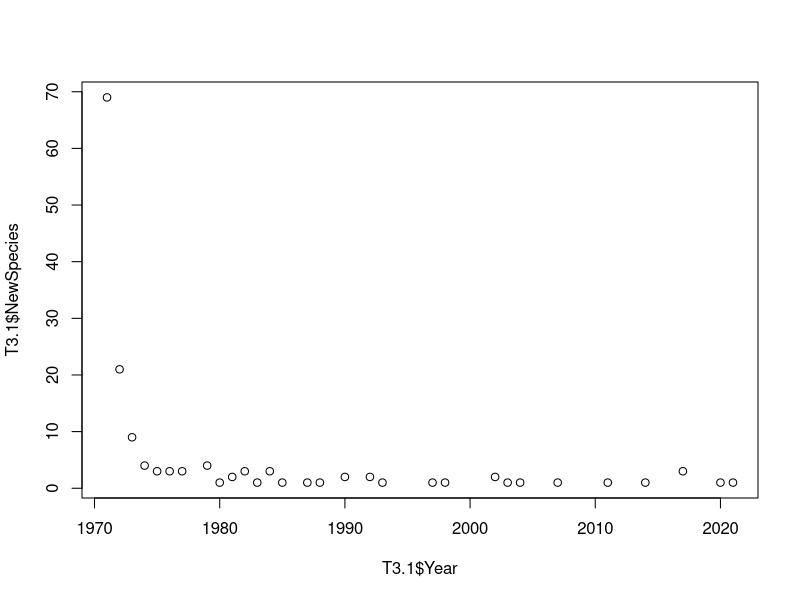
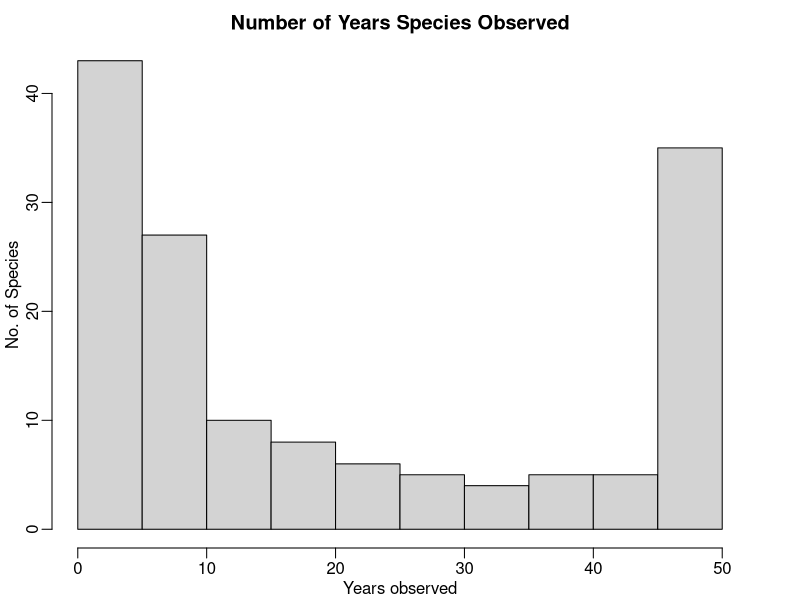
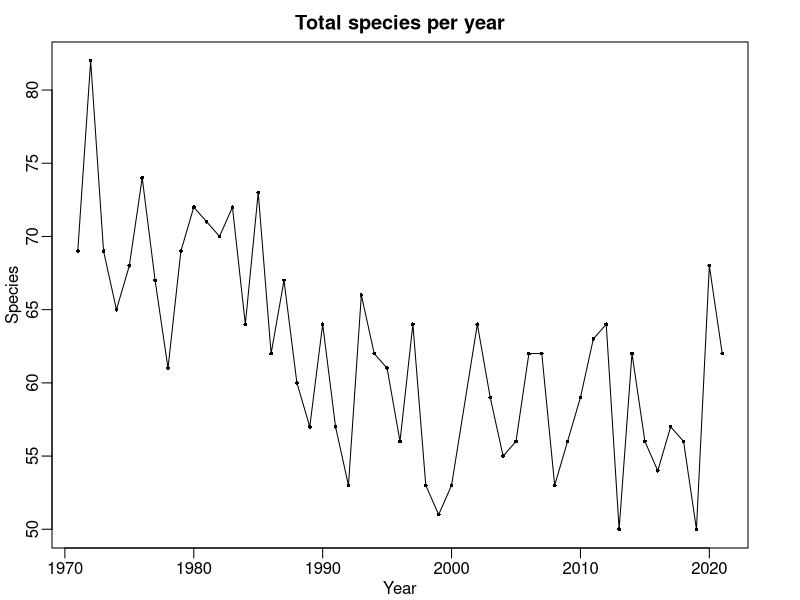
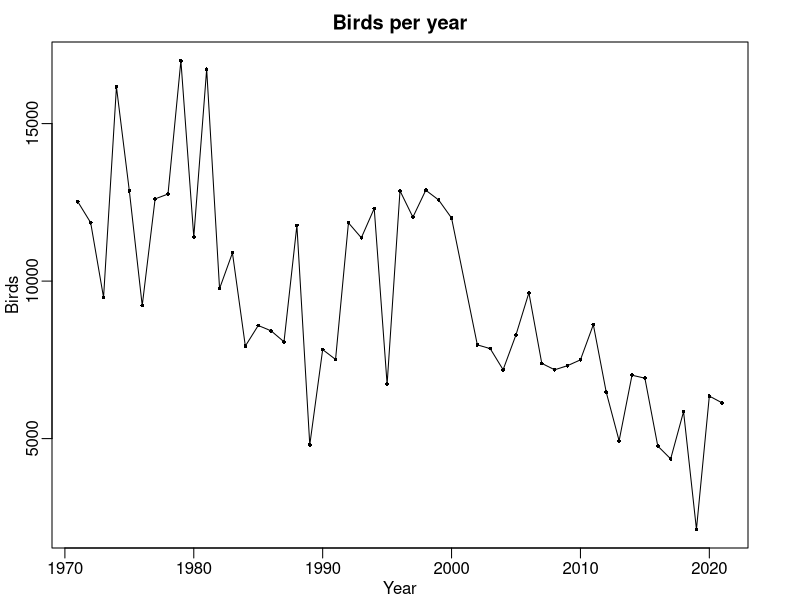
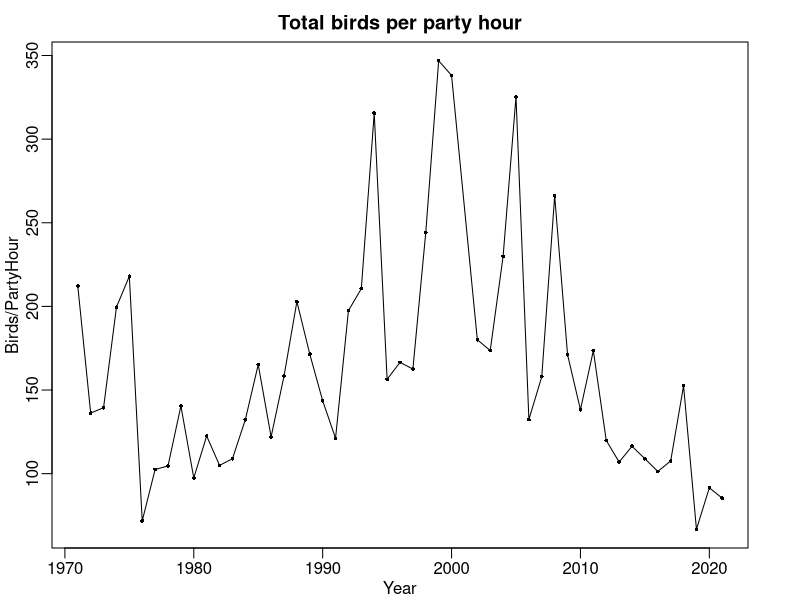
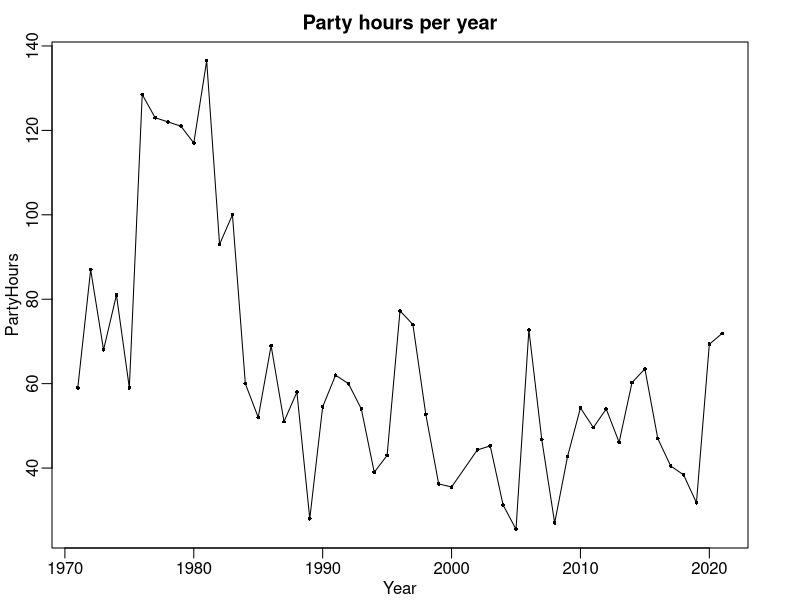
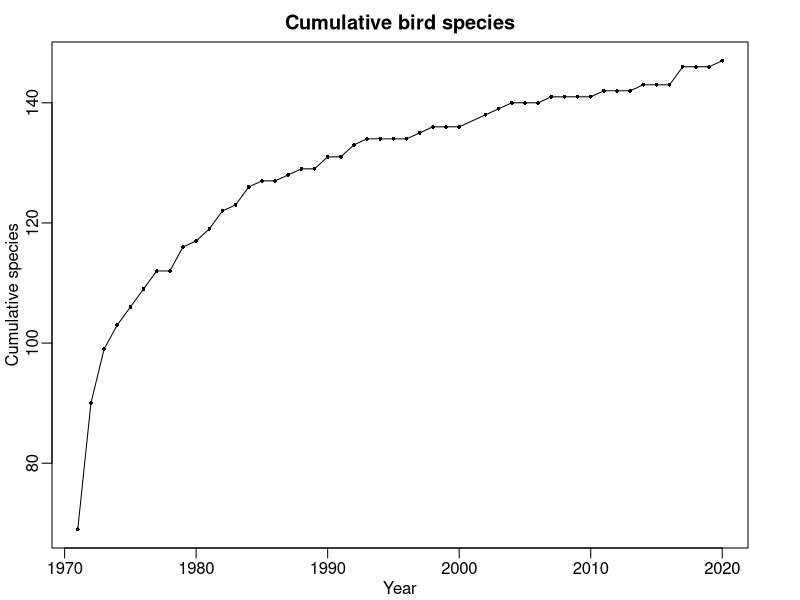
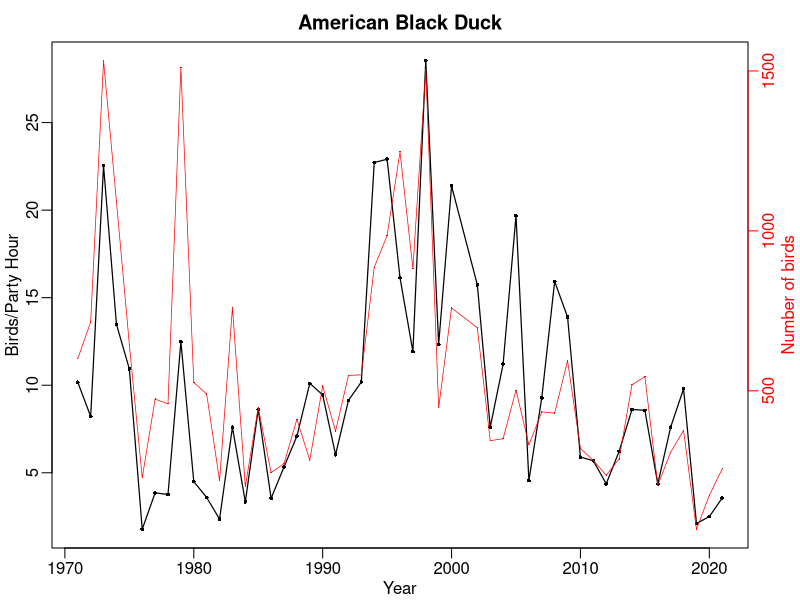

Source code (R) for these figures, in order: (Note: this script raises an error after producing the figures.)
#Initial data exploration for CBC circle on MDI - Schoodic Institute at Acadia National Park
#First written by Nick Fisichelli 2021, adapted and updated by Kyle Lima 2022

#------------------------------------------------#
####           Packages Required              ####
#------------------------------------------------#

library(ggplot2)
library(dplyr)
library(utils)
library(tidyr)


#------------------------------------------------#
####          Read in Required Data           ####
#------------------------------------------------#

#read in the files
T2 <- read.csv("outputs/mdi/cbcmdi_summarybyyear_20220402.csv", header = TRUE)
F1 <- read.csv("outputs/mdi/cbcmdi_freqtotals_20220402.csv", header = TRUE)
T1 <- read.csv("outputs/mdi/cbcmdi_fulldata_20220402.csv", header = TRUE)
Y1 <- read.csv('data/Years_MDI.csv', header=TRUE) #this starts with 1971
mdicbc <- read.csv('data/CBC_MDI_All.csv', header=TRUE, check.names = FALSE)



#------------------------------------------------#
####               Create Viz                 ####
#------------------------------------------------#

##Number of Years Species Observed
png(filename = "outputs/mdi/aa_YearsSpeciesObserved.png",
    width=5.5, height=3.0, units="in", res = 150)

par(mfrow=c(1,1), mgp=c(1.5,0.5,0), mar=c(2.5,2.5,2,2.5), oma=c(0.1,0.1,0.1,0.1))

hist(F1$Freq, xlab="Years observed", ylab="No. of Species",
     main="Number of Years Species Observed")

dev.off()

#------------------------------------------------#

##Bird Species Per Year
png(filename = "outputs/mdi/aa_NoSpecies.png",
     width=5.5, height=3.0, units="in", res = 150)

par(mfrow=c(1,1), mgp=c(1.5,0.5,0), mar=c(2.5,2.5,2,2.5), oma=c(0.1,0.1,0.1,0.1))

plot(T2$Year, T2$NoSpecies,
     pch=16, cex=0.5,
     xlab="Year", ylab="Species",
     main="Total species per year")
lines(T2$Year, T2$NoSpecies)

dev.off()

#------------------------------------------------#

##Birds Per Year
png(filename = "outputs/mdi/aa_NoBirds.png",
     width=5.5, height=3.0, units="in", res = 150)

par(mfrow=c(1,1), mgp=c(1.5,0.5,0), mar=c(2.5,2.5,2,2.5), oma=c(0.1,0.1,0.1,0.1))

plot(T2$Year, T2$Birds,
     pch=16, cex=0.5,
     xlab="Year", ylab="Birds",
     main="Birds per year")
lines(T2$Year, T2$Birds)

dev.off()

#------------------------------------------------#

##Birds Per Party Hour
png(filename = "outputs/mdi/aa_NoBirdsPartyHour.png",
     width=5.5, height=3.0, units="in", res = 150)

par(mfrow=c(1,1), mgp=c(1.5,0.5,0), mar=c(2.5,2.5,2,2.5), oma=c(0.1,0.1,0.1,0.1))

plot(T2$Year, T2$BirdsPartyHour,
     pch=16, cex=0.5,
     xlab="Year", ylab="Birds/PartyHour",
     main="Total birds per party hour")
lines(T2$Year, T2$BirdsPartyHour)

dev.off()

#------------------------------------------------#

##Party Hour
png(filename = "outputs/mdi/aa_PartyHours.png",
     width=5.5, height=3.0, units="in", res = 150)

par(mfrow=c(1,1), mgp=c(1.5,0.5,0), mar=c(2.5,2.5,2,2.5), oma=c(0.1,0.1,0.1,0.1))

plot(T2$Year, T2$PartyHours,
     pch=16, cex=0.5,
     xlab="Year", ylab="PartyHours",
     main="Party hours per year")
lines(T2$Year, T2$PartyHours)

dev.off()



#------------------------------------------------#
#------------------------------------------------#



##Observers per year and party hours

#remove zeros
T1.1 <- T1 %>% 
  filter(T1$Count > 0)

#total no of species observed
#min year per species
T3<- T1.1 %>%
  group_by(CommonName) %>%
  summarise(Year=min(Year))

#max year per species
T3.max<- T1.1 %>%
  group_by(CommonName) %>%
  summarise(Year=max(Year))

head(T3)

T3.1<- T3 %>% 
  group_by(Year) %>%
  summarise(NewSpecies=length(Year))
head(T3.1)

plot(T3.1$Year, T3.1$NewSpecies)

#need to add in all of the zeros and then need to add in new
#species from each year

T3.2<-merge(T3.1, Y1, by="Year",
            all.y=TRUE) #include all rows from second data frame
head(T3.2)
T3.2[is.na(T3.2)] <- 0
T3.2$cumsum<-cumsum(T3.2$NewSpecies)

#Plot
png(filename = "outputs/mdi/aa_CumulativeBirds.png",
     width=5.5, height=3.0, units="in", res = 150)

par(mfrow=c(1,1), mgp=c(1.5,0.5,0), mar=c(2.5,2.5,2,2.5), oma=c(0.1,0.1,0.1,0.1))

plot(T3.2$Year, T3.2$cumsum,
     pch=16, cex=0.5,
     xlab="Year", ylab="Cumulative species",
     main="Cumulative bird species")
lines(T3.2$Year, T3.2$cumsum)

dev.off()



#------------------------------------------------#
#------------------------------------------------#



##Plot of Count and Count Party Hour
#FOR EVERY INDIVIDUAL SPECIES

#create plot for each species
up <- as.vector(unique(T1$CommonName))


#begin loop
for (i in 1:length(up)) {
  T1.1<-subset(T1,CommonName==up[i])
  
  png(filename =paste("outputs/mdi/spfigs/Figure_",up[i],".png",sep=""),
      width=5.0, height=3.0, units="in", res = 150)

  par(mfrow=c(1,1), mgp=c(1.5,0.5,0), mar=c(2.5,2.5,2,2.5), oma=c(0.1,0.1,0.1,0.1))
  
  plot(T1.1$Year, T1.1$CountPartyHour,
       pch=16, cex=0.5,
       xlab="Year", ylab="Birds/Party Hour",
       main=T1.1$CommonName[T1.1$Year==1971])
  lines(T1.1$Year, T1.1$CountPartyHour, lwd=1.2)
  
  par(new = T)
  plot(T1.1$Year, T1.1$Count,
       axes=F, xlab=NA, ylab=NA, 
       pch=16, cex=0.2, col="red")
  lines(T1.1$Year, T1.1$Count, col="red", lwd=0.7)
  axis(side = 4, col="red", col.axis="red", col.lab="red")
  mtext(side = 4, line = 1.5, 'Number of birds', col="red")
  
  
  dev.off()
  
  
  rm(T1.1) # remove the T1 table after each loop to ensure no carry over
} # close i
#end of loop



#------------------------------------------------#
#------------------------------------------------#



#1930s birds for Catherine
T1930 <- mdicbc %>% 
  filter(Year < 1940)
T1930a <- T1930 %>%
  group_by(CommonName) %>%
  summarise(Count=sum(Count))
T1930b <- T1930a %>% 
  filter(Count > 0)

